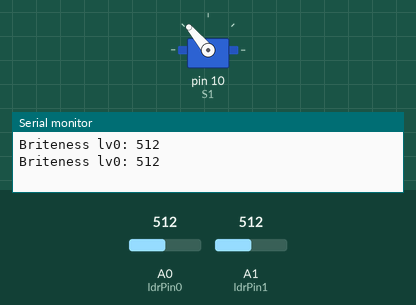
This sketch was run on a simulated Arduino Uno, built with avr-gcc and run on an emulated ATmega328P. Shown: servo, the last lines printed to the serial monitor. Inputs (shaded band) come from the test bench; at power-on: A0 (ldrPin0) = 512, A1 (ldrPin1) = 512.

Above: at 1.8 s.
1.9 s: A0 (ldrPin0) set to 52
3.4 s: A0 (ldrPin0) set to 45
At 5.1 s:
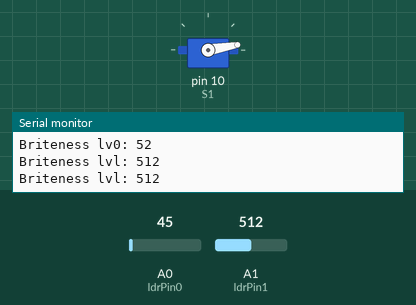
5.5 s: A1 (ldrPin1) set to 218
7.2 s: A1 (ldrPin1) set to 189
At 9.2 s:
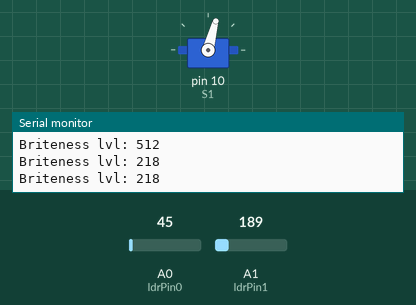
9.5 s: A1 (ldrPin1) set to 210
At 10.6 s:
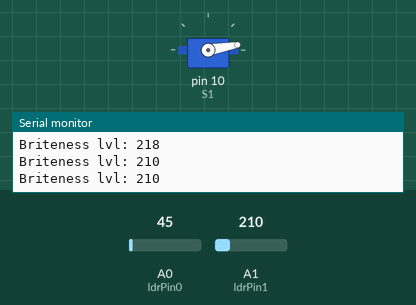
11.0 s: A1 (ldrPin1) set to 190
At 12.2 s:
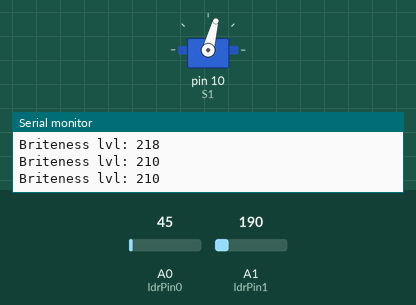
Timing chart, 0 to 14.0 s (numbered marks = the images above; inputs shaded):
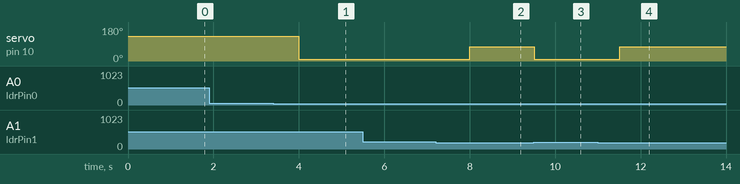

Measured:
- the behaviour switches between 50 and 49 on A0 (ldrPin0) (found by bisection; images 0 and 1)
- the behaviour switches between 200 and 199 on A1 (ldrPin1) (found by bisection; images 1 and 2)
- after the input at 3.4 s, servo on pin 10 (S1): 130° → 10° after 0.60 s
- after the input at 7.2 s, servo on pin 10 (S1): 10° → 75° after 0.81 s
- after the input at 9.5 s, servo on pin 10 (S1): 75° → 10° at once
- after the input at 11.0 s, servo on pin 10 (S1): 10° → 75° after 0.51 s

The sketch:

Sun_Tracking_by_LDR.ino
```cpp
#include <Servo.h>
Servo S1;
const int ldrPin0 = A0;
const int ldrPin1 = A1;
void setup(){
  Serial.begin(9600);
  pinMode(ldrPin0, INPUT);
   pinMode(ldrPin1, INPUT);
  S1.attach(10);
}


void loop(){
  int ldrMode0 = analogRead(ldrPin0);
  int ldrMode1 = analogRead(ldrPin1);


  if(ldrMode0>=50){

     S1.write(130);

    Serial.print("Briteness lv0: ");
    Serial.println(ldrMode0);
    delay(500);

  }
  else if(ldrMode1>=200){
    S1.write(10);
    Serial.print("Briteness lvl: ");
    Serial.println(ldrMode1);
    delay(500);

  }

   else if(500>ldrMode1>650&&130<ldrMode0<200){
    S1.write(70);
    Serial.print("Briteness lvl: ");
    Serial.println(ldrMode1);
     Serial.print("Briteness lv0: ");
    Serial.println(ldrMode0);
    delay(500);

  }

  else {
    S1.write(75);
  }
delay(500);

}
```
